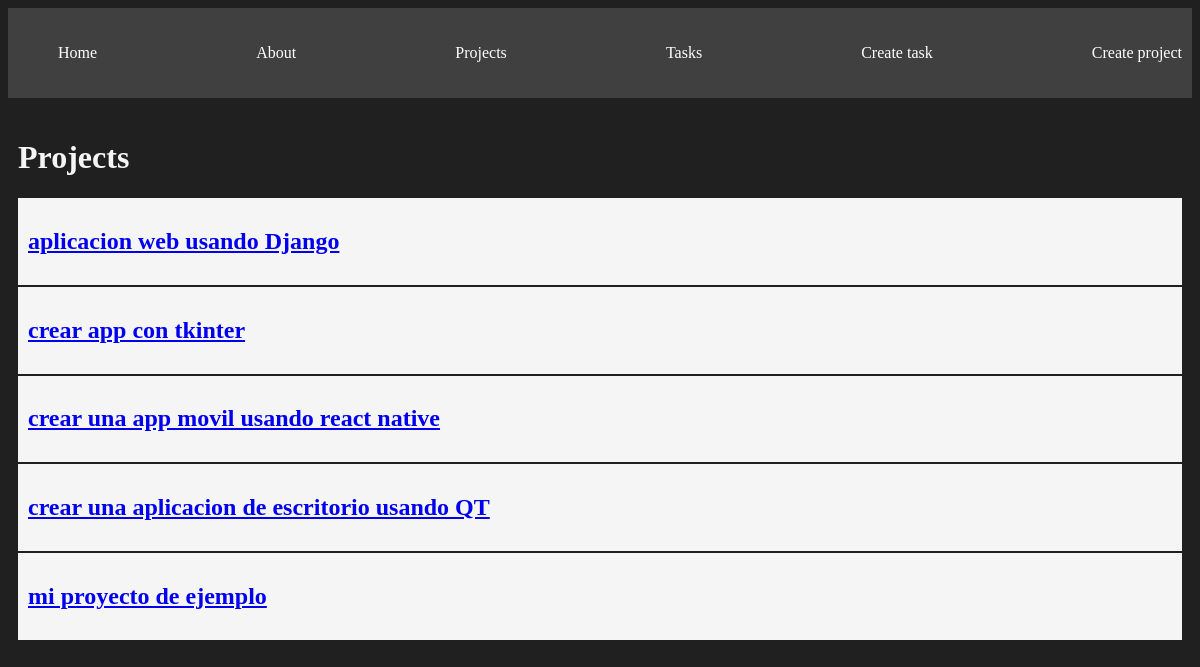
The page /projects/ on the database as committed earlier.
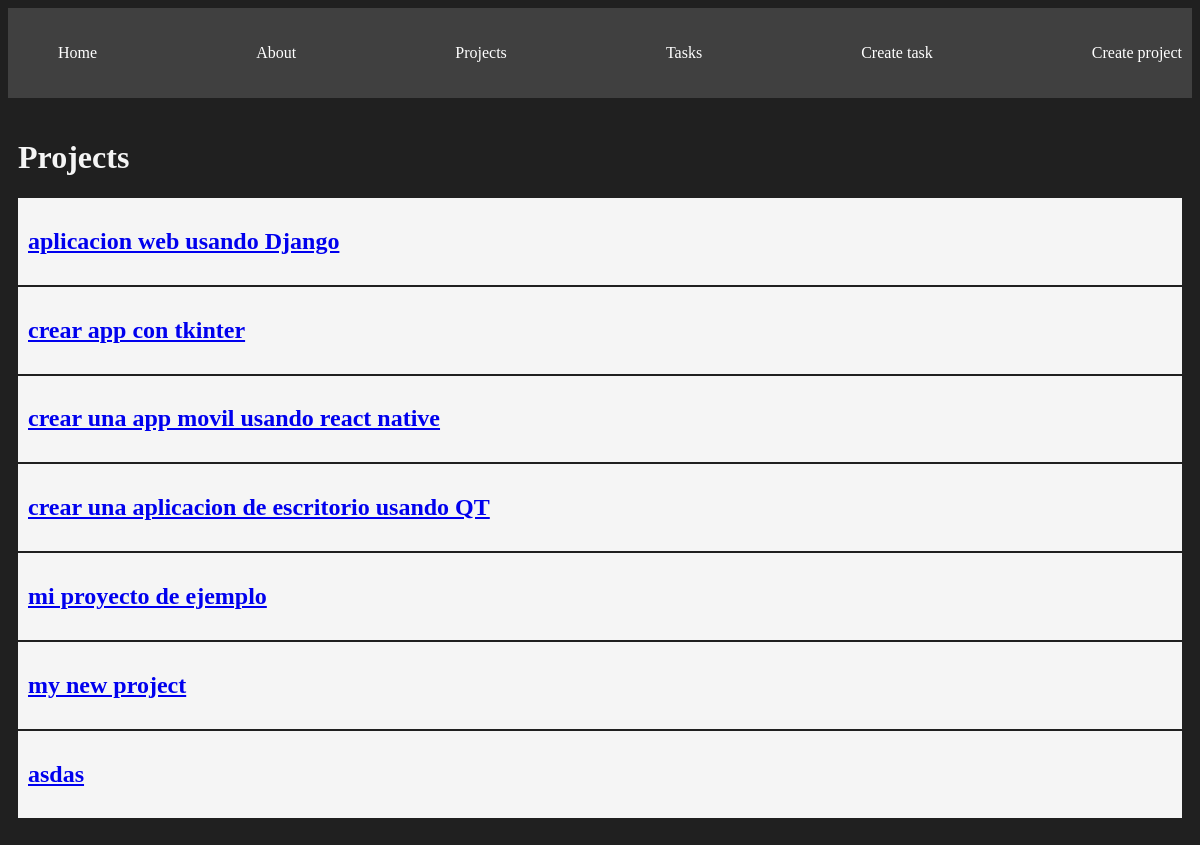
The same page on the database as committed later.
### myapp/models.py (models this page shows, shortened)
class Project(models.Model):
    name = models.CharField(max_length=200)

### myapp/views.py (the view)
# urls.py: path('projects/', projects, name = "projects"),
def projects(request):
    projects = Project.objects.all()
    return render(request, "projects/projects.html", {'projects': projects})

### myapp/templates/projects/projects.html
{% extends 'layouts/base.html' %}
{% block content %}
<h1>Projects</h1>
{% for project in projects %}
<article class="card">
    <a href="{% url 'project_detail' project.id %}">
        <h1>{{ project.name }}</h1>
    </a>
</article>
{% endfor %}
{% endblock %}

Rows that differ between the two databases and show on the page:
added Project: name "my new project"
added Project: name "asdas"
